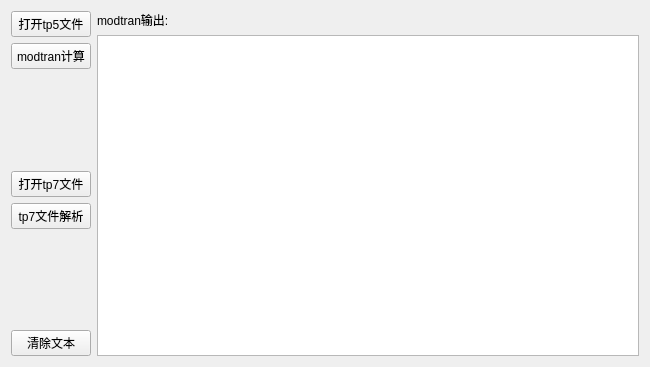
<?xml version="1.0" encoding="UTF-8"?>
<ui version="4.0">
 <class>mtrWidgetClass</class>
 <widget class="QMainWindow" name="mtrWidgetClass">
  <property name="geometry">
   <rect>
    <x>0</x>
    <y>0</y>
    <width>650</width>
    <height>367</height>
   </rect>
  </property>
  <property name="windowTitle">
   <string>mtrWidget</string>
  </property>
  <widget class="QWidget" name="centralWidget">
   <layout class="QHBoxLayout" name="horizontalLayout">
    <item>
     <layout class="QVBoxLayout" name="verticalLayout_2">
      <item>
       <widget class="QPushButton" name="btn_openTp5">
        <property name="text">
         <string>打开tp5文件</string>
        </property>
       </widget>
      </item>
      <item>
       <widget class="QPushButton" name="btn_startMod">
        <property name="text">
         <string>modtran计算</string>
        </property>
       </widget>
      </item>
      <item>
       <spacer name="verticalSpacer">
        <property name="orientation">
         <enum>Qt::Vertical</enum>
        </property>
        <property name="sizeHint" stdset="0">
         <size>
          <width>20</width>
          <height>40</height>
         </size>
        </property>
       </spacer>
      </item>
      <item>
       <widget class="QPushButton" name="btn_openTp7">
        <property name="text">
         <string>打开tp7文件</string>
        </property>
       </widget>
      </item>
      <item>
       <widget class="QPushButton" name="btn_processTp7">
        <property name="text">
         <string>tp7文件解析</string>
        </property>
       </widget>
      </item>
      <item>
       <spacer name="verticalSpacer_2">
        <property name="orientation">
         <enum>Qt::Vertical</enum>
        </property>
        <property name="sizeHint" stdset="0">
         <size>
          <width>20</width>
          <height>40</height>
         </size>
        </property>
       </spacer>
      </item>
      <item>
       <widget class="QPushButton" name="btn_clr">
        <property name="text">
         <string>清除文本</string>
        </property>
       </widget>
      </item>
     </layout>
    </item>
    <item>
     <layout class="QVBoxLayout" name="verticalLayout">
      <item>
       <widget class="QLabel" name="label">
        <property name="text">
         <string>modtran输出:</string>
        </property>
       </widget>
      </item>
      <item>
       <widget class="QPlainTextEdit" name="modtranStateText"/>
      </item>
     </layout>
    </item>
   </layout>
  </widget>
 </widget>
 <layoutdefault spacing="6" margin="11"/>
 <resources>
  <include location="mtrWidget.qrc"/>
 </resources>
 <connections/>
</ui>
